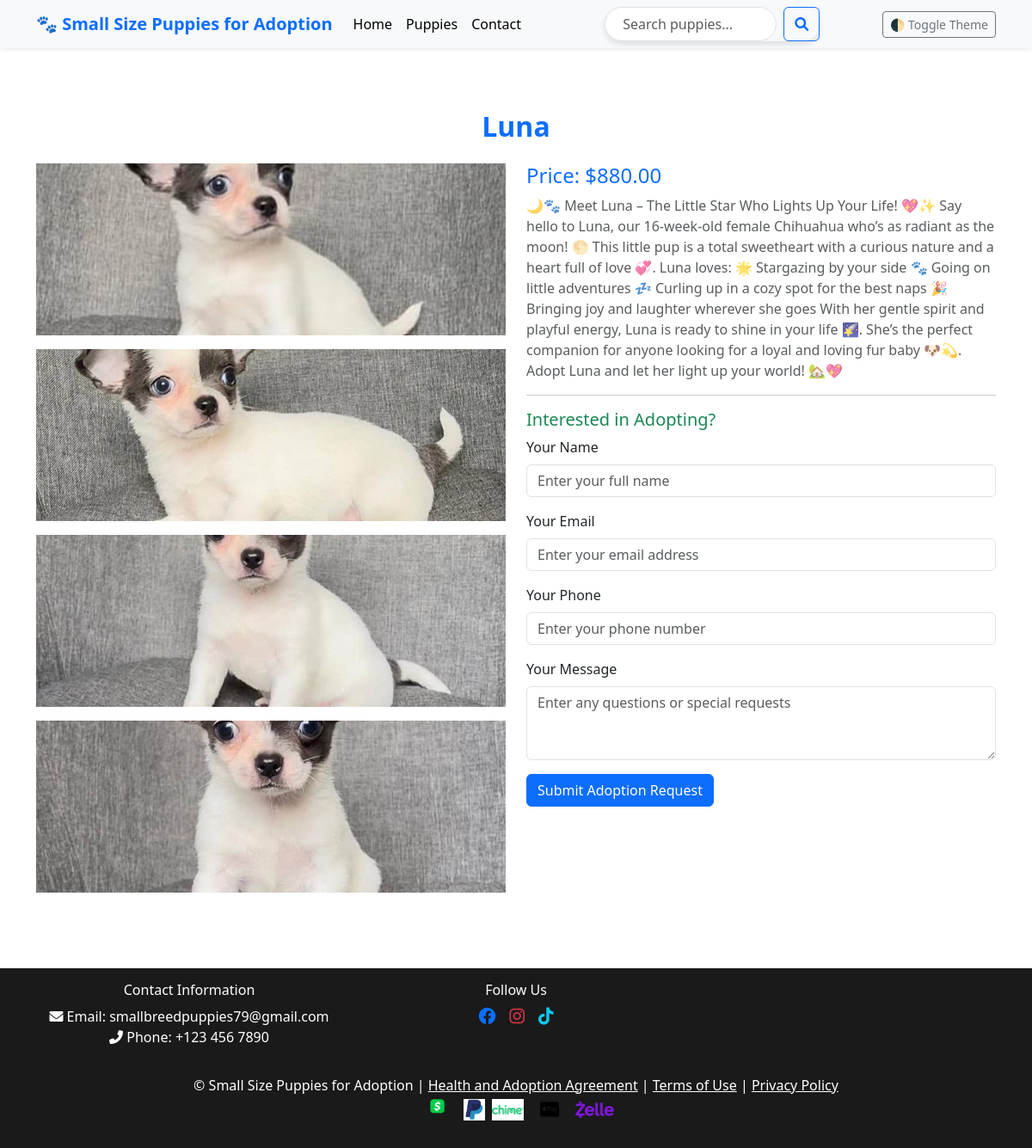
The app's page /puppy/9/ with its own data.
### store/models.py (models this page shows, shortened)
class Puppy(models.Model):
    name = models.CharField(max_length=255)
    breed = models.CharField(max_length=255)
    description = models.TextField()
    price = models.DecimalField(max_digits=10, decimal_places=2)
    is_adopted = models.BooleanField(default=False)
    created_at = models.DateTimeField(auto_now_add=True)
    age = models.PositiveBigIntegerField(default=16)
    gender = models.CharField(max_length=255)
    registration = models.CharField(max_length=255)

class PuppyImage(models.Model):
    puppy = models.ForeignKey(Puppy, related_name='images', on_delete=models.CASCADE)
    image = models.ImageField(upload_to='puppy_images/')

### store/views.py (the view)
# urls.py: path('puppy/<int:pk>/', views.puppy_detail, name='puppy_detail'),
def puppy_detail(request, pk):
    puppy = get_object_or_404(Puppy, pk=pk)
    return render(request, 'store/puppy_detail.html', {'puppy': puppy})

### store/templates/store/puppy_detail.html (shortened to what this page needs)
{% extends "store/base.html" %}
{% block content %}
<div class="container my-5">
    <h2 class="text-center text-primary mb-4 fw-bold">{{ puppy.name }}</h2>
    <div class="row">
        <div class="col-12 col-md-6">
            {% for puppy_image in puppy.images.all %}
                <img src="{{ puppy_image.image.url }}" class="img-fluid mb-3 puppy-thumbnail" alt="{{ puppy.name }} Image" data-bs-toggle="modal" data-bs-target="#imageModal" data-bs-image="{{ puppy_image.image.url }}">
            {% empty %}
                <p>No images available for this puppy.</p>
            {% endfor %}
        </div>
        <div class="col-12 col-md-6">
            <h4 class="text-primary">Price: ${{ puppy.price }}</h4>
            <p class="text-muted">{{ puppy.description }}</p>
            <hr>
            <h5 class="text-success">Interested in Adopting?</h5>
            <form action="{% url 'adopt' puppy.id %}" method="POST">
                <div class="mb-3">
                    <label for="name" class="form-label">Your Name</label>
                    <input type="text" class="form-control" id="name" name="name" placeholder="Enter your full name" required>
                </div>
                <div class="mb-3">
                    <label for="email" class="form-label">Your Email</label>
                    <input type="email" class="form-control" id="email" name="email" placeholder="Enter your email address" required>
                </div>
                <div class="mb-3">
                    <label for="phone" class="form-label">Your Phone</label>
                    <input type="tel" class="form-control" id="phone" name="phone" placeholder="Enter your phone number" required>
                </div>
                <div class="mb-3">
                    <label for="message" class="form-label">Your Message</label>
                    <textarea class="form-control" id="message" name="message" rows="3" placeholder="Enter any questions or special requests" required></textarea>
                </div>
                <button type="submit" class="btn btn-primary">Submit Adoption Request</button>
            </form>
        </div>
    </div>
</div>
{% endblock %}

### store/templates/store/base.html (style rules this page uses)
html { transition: background-color 0.3s, color 0.3s; }

### store/templates/store/puppy_detail.html (style rules this page uses)
.puppy-thumbnail { width: 100%; height: 200px; object-fit: cover; transition: transform 0.3s ease, box-shadow 0.3s ease; }

### records on screen
Puppy: name "Luna", price "880.00", description "🌙🐾 Meet Luna – The Little Star Who Lights Up Your Life! 💖✨ Say hello to Luna, our 16-week-old female Chihuahua who’s as radiant as the moon! 🌕 This little pup is a total sweetheart with a curious nature and a heart full of love 💞. Luna loves: 🌟 Stargazing by your side 🐾 Going on little adventures 💤 Curling up in a cozy spot for the best naps 🎉 Bringing joy and laughter wherever she goes With her gentle spirit and playful energy, Luna is ready to shine in your life 🌠. She’s the perfect companion for anyone looking for a loyal and loving fur baby 🐶💫. Adopt Luna and let her light up your world! 🏡💖"
PuppyImage: image (picture)
PuppyImage: image (picture)
PuppyImage: image (picture)
PuppyImage: image (picture)
